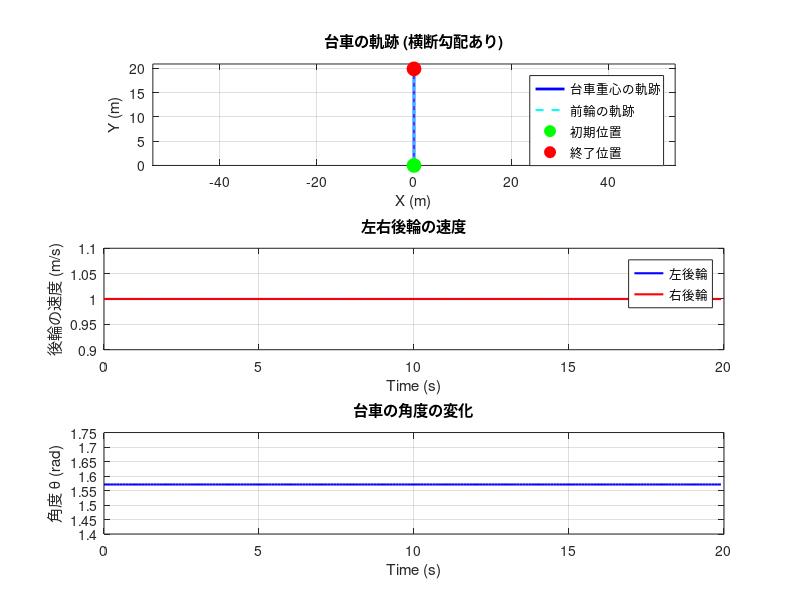

Recreate this plot in MATLAB.
% 台車のパラメータ
L = 1.0;                 % 重心から前輪までの距離 (m)
L_wheel = 0.8;           % 左右後輪の間隔 (m)
dt = 0.1;                % 時間刻み (秒)
T = 20;                  % シミュレーション時間 (秒)
alpha = deg2rad(0);      % 横断勾配の角度 (度)

% 初期状態
x = 0;                   % 台車の初期 x 座標 (m)
y = 0;                   % 台車の初期 y 座標 (m)
theta = pi / 2;          % 台車の初期向き (ラジアン)

% 制御入力（速度と角速度）
v = 1.0;                 % 台車の直進速度 (m/s)
omega = 0;             % 台車の角速度 (rad/s)

% 状態の記録用
x_history = zeros(T/dt, 1);
y_history = zeros(T/dt, 1);
theta_history = zeros(T/dt, 1);
x_front_history = zeros(T/dt, 1); % 前輪の x 座標
y_front_history = zeros(T/dt, 1); % 前輪の y 座標
v_left_history = zeros(T/dt, 1);
v_right_history = zeros(T/dt, 1);

% シミュレーションループ
for i = 1:(T/dt)
    % 状態の記録
    x_history(i) = x;
    y_history(i) = y;
    theta_history(i) = theta;

    % 前輪の位置を計算
    x_front = x + L * cos(theta);
    y_front = y + L * sin(theta);
    x_front_history(i) = x_front;
    y_front_history(i) = y_front;

    % 横断勾配による横方向速度の影響
    v_cross = v * tan(alpha);
    
    % 左右後輪の速度計算
    v_left = v - (L_wheel * omega) / 2;
    v_right = v + (L_wheel * omega) / 2;
    v_left_history(i) = v_left;
    v_right_history(i) = v_right;
    
    % 台車の位置を更新
    x = x + (v * cos(theta) - v_cross * sin(theta)) * dt;
    y = y + (v * sin(theta) + v_cross * cos(theta)) * dt;
    theta = theta + omega * dt;
    
    % theta を -pi から pi の範囲に正規化
    theta = mod(theta + pi, 2 * pi) - pi;
end

% 結果のプロット
figure;
subplot(3, 1, 1);
plot(x_history, y_history, 'b-', 'LineWidth', 2); hold on;
plot(x_front_history, y_front_history, 'c--', 'LineWidth', 1.5); % 前輪の軌跡
plot(x_history(1), y_history(1), 'go', 'MarkerSize', 10, 'MarkerFaceColor', 'g'); % 初期位置
plot(x_history(end), y_history(end), 'ro', 'MarkerSize', 10, 'MarkerFaceColor', 'r'); % 終了位置
xlabel('X (m)');
ylabel('Y (m)');
title('台車の軌跡 (横断勾配あり)');
grid on;
axis equal;
legend('台車重心の軌跡', '前輪の軌跡', '初期位置', '終了位置');

% 左右後輪の速度プロット
subplot(3, 1, 2);
plot((0:dt:T-dt), v_left_history, 'b-', 'LineWidth', 1.5); hold on;
plot((0:dt:T-dt), v_right_history, 'r-', 'LineWidth', 1.5);
xlabel('Time (s)');
ylabel('後輪の速度 (m/s)');
title('左右後輪の速度');
legend('左後輪', '右後輪');
grid on;

% 台車の角度のプロット
subplot(3, 1, 3);
plot((0:dt:T-dt), theta_history, 'b-', 'LineWidth', 1.5);
xlabel('Time (s)');
ylabel('角度 \theta (rad)');
title('台車の角度の変化');
grid on;
